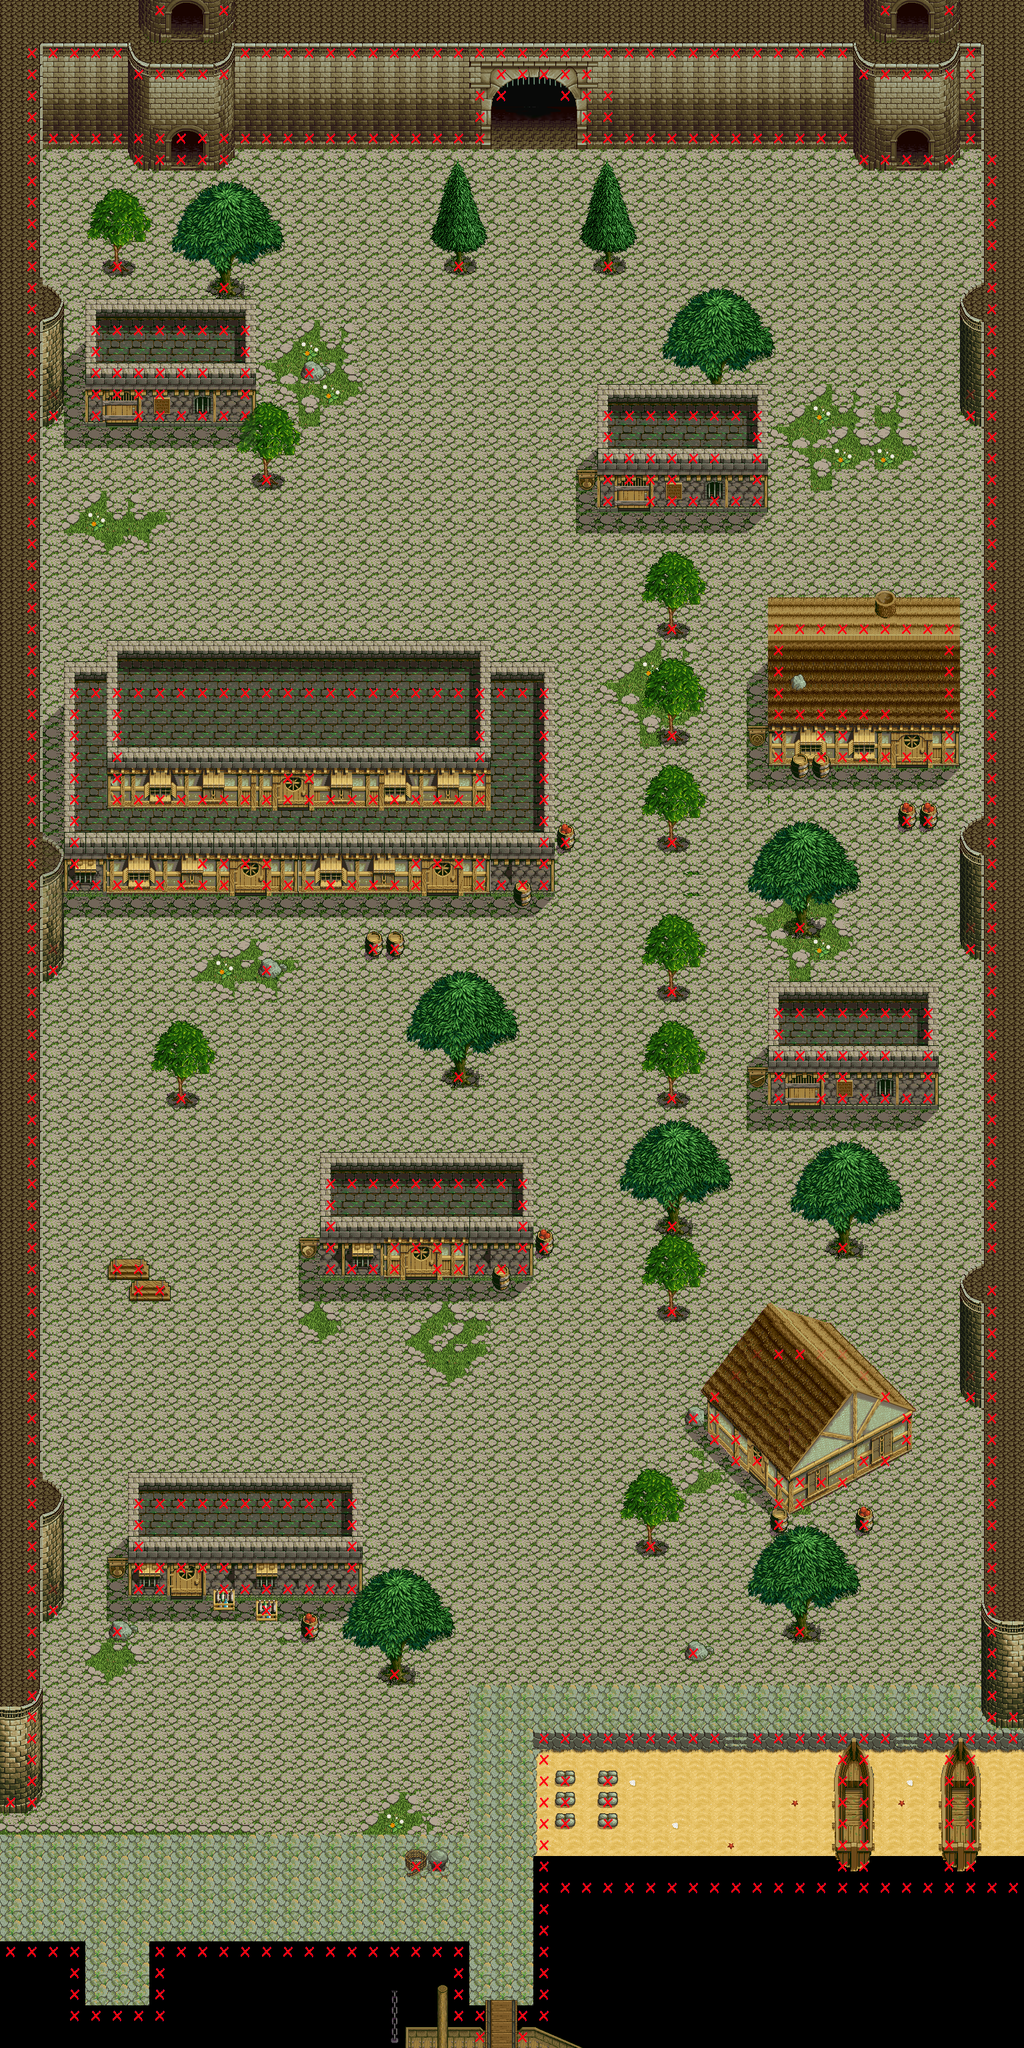

This is a level from a 2D game, rendered from its Tiled map with the project's own tilesets. A one-line summary and the map file follow, with tile-layer data summarised:
An orthogonal 48x96 tile map with 32x32 px tiles, 4 tile layers (ground, floor, block, ceiling), 5 tilesets and 12 objects (4x door1, 2x knight, NPC-01, ASL, NPC-G02, ...).

<map version="1.0" orientation="orthogonal" renderorder="right-down" width="48" height="96" tilewidth="32" tileheight="32" nextobjectid="22">
 <properties>
  <property name="mapName" value="Yaka Port" />
 </properties>
 <tileset firstgid="1" name="sea" tilewidth="32" tileheight="32" tilecount="300" columns="20">
  <image source="tiles/sea.png" width="640" height="480" />
  <tile id="180">
   <animation>
    <frame tileid="140" duration="100" />
    <frame tileid="141" duration="100" />
    <frame tileid="142" duration="100" />
    <frame tileid="143" duration="100" />
    <frame tileid="144" duration="100" />
    <frame tileid="145" duration="100" />
    <frame tileid="146" duration="100" />
    <frame tileid="147" duration="100" />
    <frame tileid="148" duration="100" />
    <frame tileid="149" duration="100" />
    <frame tileid="150" duration="100" />
    <frame tileid="151" duration="100" />
   </animation>
  </tile>
  <tile id="181">
   <animation>
    <frame tileid="160" duration="100" />
    <frame tileid="161" duration="100" />
    <frame tileid="162" duration="100" />
    <frame tileid="163" duration="100" />
    <frame tileid="164" duration="100" />
    <frame tileid="165" duration="100" />
    <frame tileid="166" duration="100" />
    <frame tileid="167" duration="100" />
    <frame tileid="168" duration="100" />
    <frame tileid="169" duration="100" />
    <frame tileid="170" duration="100" />
    <frame tileid="171" duration="100" />
   </animation>
  </tile>
  <tile id="182">
   <animation>
    <frame tileid="120" duration="100" />
    <frame tileid="121" duration="100" />
    <frame tileid="122" duration="100" />
    <frame tileid="123" duration="100" />
    <frame tileid="124" duration="100" />
    <frame tileid="125" duration="100" />
    <frame tileid="126" duration="100" />
    <frame tileid="127" duration="100" />
    <frame tileid="128" duration="100" />
    <frame tileid="129" duration="100" />
    <frame tileid="130" duration="100" />
    <frame tileid="131" duration="100" />
   </animation>
  </tile>
  <tile id="183">
   <animation>
    <frame tileid="100" duration="100" />
    <frame tileid="101" duration="100" />
    <frame tileid="102" duration="100" />
    <frame tileid="103" duration="100" />
    <frame tileid="104" duration="100" />
    <frame tileid="105" duration="100" />
    <frame tileid="106" duration="100" />
    <frame tileid="107" duration="100" />
    <frame tileid="108" duration="100" />
    <frame tileid="109" duration="100" />
    <frame tileid="110" duration="100" />
    <frame tileid="111" duration="100" />
   </animation>
  </tile>
  <tile id="184">
   <animation>
    <frame tileid="80" duration="100" />
    <frame tileid="81" duration="100" />
    <frame tileid="82" duration="100" />
    <frame tileid="83" duration="100" />
    <frame tileid="84" duration="100" />
    <frame tileid="85" duration="100" />
    <frame tileid="86" duration="100" />
    <frame tileid="87" duration="100" />
    <frame tileid="88" duration="100" />
    <frame tileid="89" duration="100" />
    <frame tileid="90" duration="100" />
    <frame tileid="91" duration="100" />
   </animation>
  </tile>
  <tile id="185">
   <animation>
    <frame tileid="60" duration="100" />
    <frame tileid="61" duration="100" />
    <frame tileid="62" duration="100" />
    <frame tileid="63" duration="100" />
    <frame tileid="64" duration="100" />
    <frame tileid="65" duration="100" />
    <frame tileid="66" duration="100" />
    <frame tileid="67" duration="100" />
    <frame tileid="68" duration="100" />
    <frame tileid="69" duration="100" />
    <frame tileid="70" duration="100" />
    <frame tileid="71" duration="100" />
   </animation>
  </tile>
  <tile id="186">
   <animation>
    <frame tileid="40" duration="100" />
    <frame tileid="41" duration="100" />
    <frame tileid="42" duration="100" />
    <frame tileid="43" duration="100" />
    <frame tileid="44" duration="100" />
    <frame tileid="45" duration="100" />
    <frame tileid="46" duration="100" />
    <frame tileid="47" duration="100" />
    <frame tileid="48" duration="100" />
    <frame tileid="49" duration="100" />
    <frame tileid="50" duration="100" />
    <frame tileid="51" duration="100" />
   </animation>
  </tile>
  <tile id="187">
   <animation>
    <frame tileid="20" duration="100" />
    <frame tileid="21" duration="100" />
    <frame tileid="22" duration="100" />
    <frame tileid="23" duration="100" />
    <frame tileid="24" duration="100" />
    <frame tileid="25" duration="100" />
    <frame tileid="26" duration="100" />
    <frame tileid="27" duration="100" />
    <frame tileid="28" duration="100" />
    <frame tileid="29" duration="100" />
    <frame tileid="30" duration="100" />
    <frame tileid="31" duration="100" />
   </animation>
  </tile>
  <tile id="188">
   <animation>
    <frame tileid="0" duration="100" />
    <frame tileid="1" duration="100" />
    <frame tileid="2" duration="100" />
    <frame tileid="3" duration="100" />
    <frame tileid="4" duration="100" />
    <frame tileid="5" duration="100" />
    <frame tileid="6" duration="100" />
    <frame tileid="7" duration="100" />
    <frame tileid="8" duration="100" />
    <frame tileid="9" duration="100" />
    <frame tileid="10" duration="100" />
    <frame tileid="11" duration="100" />
   </animation>
  </tile>
 </tileset>
 <tileset firstgid="301" name="tile04" tilewidth="32" tileheight="32" tilecount="400" columns="20">
  <image source="tiles/tile04.png" width="640" height="640" />
 </tileset>
 <tileset firstgid="701" name="tile05" tilewidth="32" tileheight="32" tilecount="500" columns="20">
  <image source="tiles/tile05.png" width="640" height="800" />
 </tileset>
 <tileset firstgid="1201" name="TOOLS" tilewidth="32" tileheight="32" tilecount="9" columns="9">
  <image source="tiles/TOOLS.png" width="288" height="32" />
 </tileset>
 <tileset firstgid="1210" name="box" tilewidth="32" tileheight="32" tilecount="2" columns="2">
  <image source="../items/box.png" width="68" height="34" />
 </tileset>
 <layer name="ground" width="48" height="96">
  <data>[4608 cells, 4608 non-empty, 45 distinct tile ids]</data>
 </layer>
 <layer name="floor" width="48" height="96">
  <data>[4608 cells, 2107 non-empty, 364 distinct tile ids]</data>
 </layer>
 <layer name="block" width="48" height="96">
  <data>[4608 cells, 739 non-empty, 1 distinct tile ids]</data>
 </layer>
 <objectgroup name="npc">
  <object id="6" name="knight" x="704" y="224" width="32" height="32">
   <properties>
    <property name="Dir" value="DOWN" />
    <property name="State" value="FIXED" />
   </properties>
  </object>
  <object id="7" name="knight" x="864" y="224" width="32" height="32">
   <properties>
    <property name="Dir" value="DOWN" />
    <property name="State" value="FIXED" />
   </properties>
  </object>
  <object id="8" name="NPC-01" x="160" y="1376" width="32" height="32">
   <properties>
    <property name="Dir" value="DOWN" />
   </properties>
  </object>
  <object id="9" name="ASL" x="480" y="2464" width="32" height="32">
   <properties>
    <property name="Dir" value="DOWN" />
    <property name="State" value="FIXED" />
   </properties>
  </object>
  <object id="18" name="NPC-G02" x="1088" y="2240" width="32" height="32">
   <properties>
    <property name="Dir" value="LEFT" />
   </properties>
  </object>
  <object id="19" name="kelisid" x="672" y="2048" width="32" height="32">
   <properties>
    <property name="Dir" value="DOWN" />
   </properties>
  </object>
 </objectgroup>
 <objectgroup name="event">
  <!-- 6 objects omitted --></objectgroup>
 <layer name="ceiling" width="48" height="96" opacity="0.8">
  <data>[4608 cells, 597 non-empty, 106 distinct tile ids]</data>
 </layer>
 <objectgroup name="enemy">
  <!-- 2 objects omitted --></objectgroup>
 <objectgroup name="new_enemy">
  <!-- 1 objects omitted --></objectgroup>
</map>
<!-- 6 of 12 objects omitted -->
